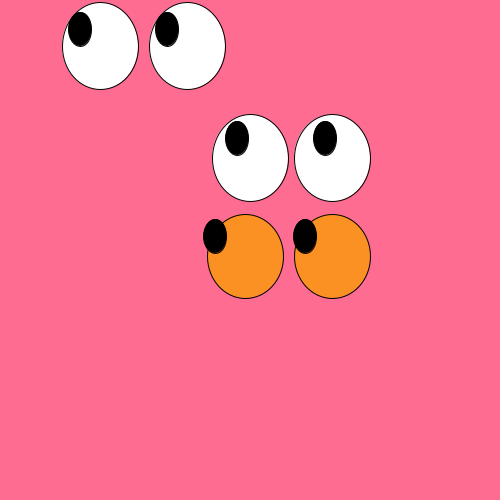
Frame 1 (no input)
Frame 60 (the mouse pressed at the canvas centre just before this capture): identical to frame 1, image omitted
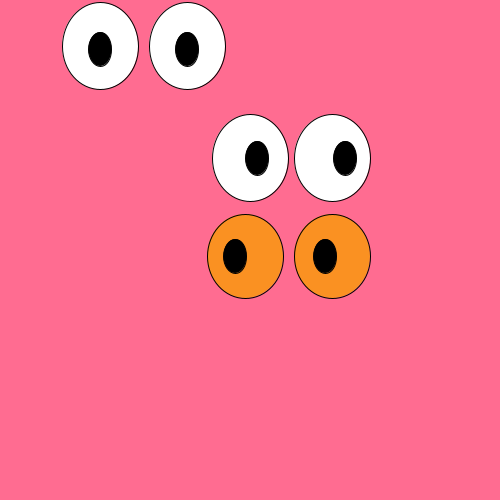
Frame 120 (the mouse held since frame 60 and released just before this capture)

The Processing sketch that drew these frames (run headless with seeded random() and noise(); from frame 60 on, the mouse is pressed at the canvas centre):

// Processing sketch: processing_155612
// ── processing_155612.pde

void setup () {
size(500, 500);
background(255,108,145);
}

void draw() {
background(255,108,145);
fill(255,255,255);
ellipse(100,46,76,87);// eyeball 1
ellipse(187,46,76,87); // eyeball 2
ellipse(332,158,76,87); // eyeball 3
ellipse(250,158,76,87); // eyeball 4
fill(250,145,34);
ellipse(332,256,76,84);// eyeball 5
ellipse(245,256,76,84);// eyeball 6
fill(200,254,129);
fill(0,0,0);
ellipse(100+((mouseX-250)/12),49+((mouseY-250)/12),23,34); //pupil 1
ellipse(187+((mouseX-250)/12),49+((mouseY-250)/12),23,34); //pupil 2
ellipse(345+((mouseX-250)/12),158+((mouseY-250)/12),23,34);// pupil 3
ellipse(257+((mouseX-250)/12),158+((mouseY-250)/12),23,34); // pupil 4
ellipse(325+((mouseX-250)/12),256+((mouseY-250)/12),23,34); // pupil 5
ellipse(235+((mouseX-250)/12),256+((mouseY-250)/12),23,34); // pupil 6

}
